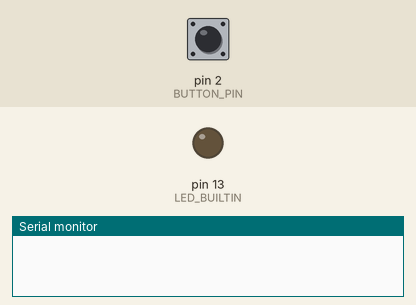
Simulated run of this sketch. Board: Arduino Uno, built with avr-gcc and run on an emulated ATmega328P. Shown: output pins drawn as LEDs (lit = HIGH), the last lines printed to the serial monitor. Inputs (shaded band) come from the test bench; at power-on: pin 2 (BUTTON_PIN) HIGH.

Above: at 1.2 s.
1.3 s: pin 2 (BUTTON_PIN) pulled LOW for 0.15 s
At 2.5 s:
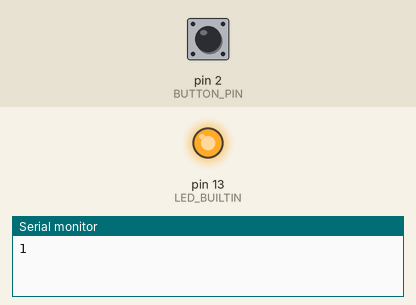
2.9 s: pin 2 (BUTTON_PIN) pulled LOW for 1 s
At 3.8 s:
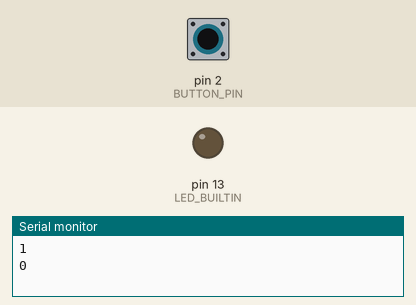
5.4 s: pin 2 (BUTTON_PIN) pulled LOW for 3.2 s
At 5.8 s:
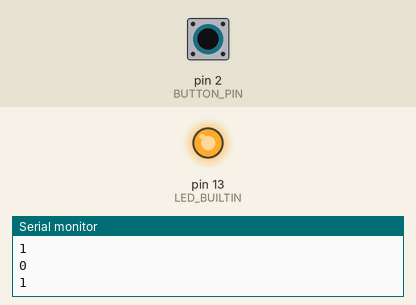
Timing chart, 0 to 8.4 s (numbered marks = the images above; inputs shaded):
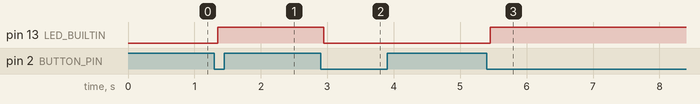

Measured:
- after the input at 1.3 s, pin 13 (LED_BUILTIN): LOW → HIGH after 0.05 s
- after the input at 2.9 s, pin 13 (LED_BUILTIN): HIGH → LOW after 0.05 s
- after the input at 5.4 s, pin 13 (LED_BUILTIN): LOW → HIGH after 0.05 s

The sketch:

mute_button.ino
```cpp
// constants won't change. They're used here to set pin numbers:
const int BUTTON_PIN = 2;        // the number of the pushbutton pin
const int DEBOUNCE_DELAY = 50;   // the debounce time; increase if the output flickers

// Variables will change:
int lastSteadyState = LOW;       // the previous steady state from the input pin
int lastFlickerableState = LOW;  // the previous flickerable state from the input pin
int currentState;                // the current reading from the input pin
int muteToggle = LOW;
// the following variables are unsigned longs because the time, measured in
// milliseconds, will quickly become a bigger number than can be stored in an int.
unsigned long lastDebounceTime = 0;  // the last time the output pin was toggled

void setup() {
  // initialize the pushbutton pin as an pull-up input
  // the pull-up input pin will be HIGH when the switch is open and LOW when the switch is closed.
  pinMode(BUTTON_PIN, INPUT_PULLUP);
  pinMode(LED_BUILTIN, OUTPUT);
  Serial.begin(9600);
}

void loop() {
  // read the state of the switch/button:
  currentState = digitalRead(BUTTON_PIN);

  // check to see if you just pressed the button
  // (i.e. the input went from LOW to HIGH), and you've waited long enough
  // since the last press to ignore any noise:

  // If the switch/button changed, due to noise or pressing:
  if (currentState != lastFlickerableState) {
    // reset the debouncing timer
    lastDebounceTime = millis();
    // save the the last flickerable state
    lastFlickerableState = currentState;
  }

  if ((millis() - lastDebounceTime) > DEBOUNCE_DELAY) {
    // whatever the reading is at, it's been there for longer than the debounce
    // delay, so take it as the actual current state:

    // if the button state has changed:
    if (lastSteadyState == HIGH && currentState == LOW) {
      if (muteToggle == HIGH) {
        muteToggle = LOW;
      } else {
        muteToggle = HIGH;
      }
      // send 0 or 1 toggle state
      Serial.println(muteToggle);
      // turn the LED on or off
      digitalWrite(LED_BUILTIN, muteToggle);
    }
    // save the the last steady state
    lastSteadyState = currentState;
  }
}
```
